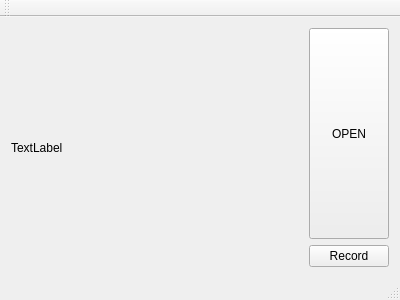
<?xml version="1.0" encoding="UTF-8"?>
<ui version="4.0">
 <class>MainWindow</class>
 <widget class="QMainWindow" name="MainWindow">
  <property name="geometry">
   <rect>
    <x>0</x>
    <y>0</y>
    <width>400</width>
    <height>300</height>
   </rect>
  </property>
  <property name="sizePolicy">
   <sizepolicy hsizetype="Preferred" vsizetype="MinimumExpanding">
    <horstretch>0</horstretch>
    <verstretch>0</verstretch>
   </sizepolicy>
  </property>
  <property name="windowTitle">
   <string>MainWindow</string>
  </property>
  <widget class="QWidget" name="centralWidget">
   <layout class="QGridLayout" name="gridLayout">
    <item row="0" column="2">
     <widget class="QPushButton" name="openURLButton">
      <property name="sizePolicy">
       <sizepolicy hsizetype="Minimum" vsizetype="MinimumExpanding">
        <horstretch>0</horstretch>
        <verstretch>0</verstretch>
       </sizepolicy>
      </property>
      <property name="text">
       <string>OPEN</string>
      </property>
     </widget>
    </item>
    <item row="1" column="2">
     <widget class="QPushButton" name="recordButton">
      <property name="text">
       <string>Record</string>
      </property>
     </widget>
    </item>
    <item row="0" column="1" rowspan="2">
     <widget class="QLabel" name="video">
      <property name="sizePolicy">
       <sizepolicy hsizetype="MinimumExpanding" vsizetype="MinimumExpanding">
        <horstretch>0</horstretch>
        <verstretch>0</verstretch>
       </sizepolicy>
      </property>
      <property name="text">
       <string>TextLabel</string>
      </property>
     </widget>
    </item>
   </layout>
  </widget>
  <widget class="QMenuBar" name="menuBar">
   <property name="geometry">
    <rect>
     <x>0</x>
     <y>0</y>
     <width>400</width>
     <height>22</height>
    </rect>
   </property>
  </widget>
  <widget class="QToolBar" name="mainToolBar">
   <attribute name="toolBarArea">
    <enum>TopToolBarArea</enum>
   </attribute>
   <attribute name="toolBarBreak">
    <bool>false</bool>
   </attribute>
  </widget>
  <widget class="QStatusBar" name="statusBar"/>
 </widget>
 <layoutdefault spacing="6" margin="11"/>
 <resources/>
 <connections/>
</ui>
